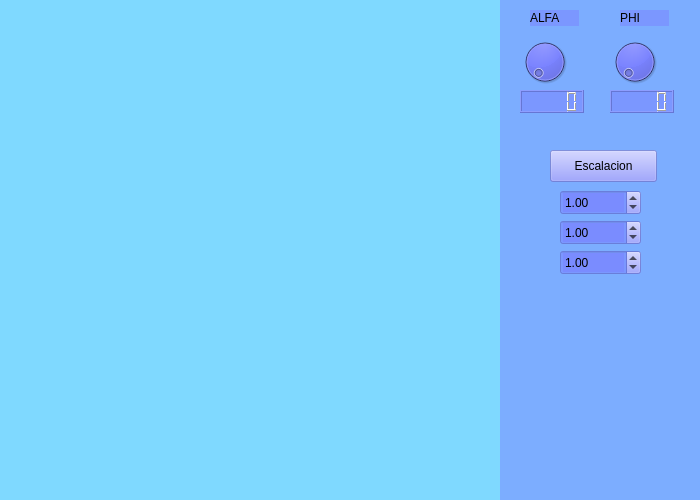
<?xml version="1.0" encoding="UTF-8"?>
<ui version="4.0">
 <class>Widget</class>
 <widget class="QWidget" name="Widget">
  <property name="geometry">
   <rect>
    <x>0</x>
    <y>0</y>
    <width>700</width>
    <height>500</height>
   </rect>
  </property>
  <property name="windowTitle">
   <string>3D</string>
  </property>
  <property name="styleSheet">
   <string notr="true">background-color: rgba(118, 214, 255, 192);</string>
  </property>
  <widget class="QWidget" name="widget" native="true">
   <property name="geometry">
    <rect>
     <x>500</x>
     <y>0</y>
     <width>200</width>
     <height>500</height>
    </rect>
   </property>
   <property name="styleSheet">
    <string notr="true">background-color: rgba(122, 129, 255, 128);</string>
   </property>
   <widget class="QLabel" name="label">
    <property name="geometry">
     <rect>
      <x>30</x>
      <y>10</y>
      <width>49</width>
      <height>16</height>
     </rect>
    </property>
    <property name="text">
     <string>ALFA</string>
    </property>
   </widget>
   <widget class="QLabel" name="label_2">
    <property name="geometry">
     <rect>
      <x>120</x>
      <y>10</y>
      <width>49</width>
      <height>16</height>
     </rect>
    </property>
    <property name="text">
     <string>PHI</string>
    </property>
   </widget>
   <widget class="QDial" name="dial">
    <property name="geometry">
     <rect>
      <x>20</x>
      <y>30</y>
      <width>50</width>
      <height>64</height>
     </rect>
    </property>
    <property name="maximum">
     <number>360</number>
    </property>
   </widget>
   <widget class="QDial" name="dial_2">
    <property name="geometry">
     <rect>
      <x>110</x>
      <y>30</y>
      <width>50</width>
      <height>64</height>
     </rect>
    </property>
    <property name="maximum">
     <number>360</number>
    </property>
   </widget>
   <widget class="QLCDNumber" name="lcdNumber">
    <property name="geometry">
     <rect>
      <x>20</x>
      <y>90</y>
      <width>64</width>
      <height>23</height>
     </rect>
    </property>
   </widget>
   <widget class="QLCDNumber" name="lcdNumber_2">
    <property name="geometry">
     <rect>
      <x>110</x>
      <y>90</y>
      <width>64</width>
      <height>23</height>
     </rect>
    </property>
   </widget>
   <widget class="QPushButton" name="pushButton">
    <property name="geometry">
     <rect>
      <x>50</x>
      <y>150</y>
      <width>107</width>
      <height>32</height>
     </rect>
    </property>
    <property name="text">
     <string>Escalacion</string>
    </property>
   </widget>
   <widget class="QDoubleSpinBox" name="doubleSpinBox">
    <property name="geometry">
     <rect>
      <x>60</x>
      <y>190</y>
      <width>81</width>
      <height>25</height>
     </rect>
    </property>
    <property name="focusPolicy">
     <enum>Qt::NoFocus</enum>
    </property>
    <property name="minimum">
     <double>0.500000000000000</double>
    </property>
    <property name="maximum">
     <double>3.000000000000000</double>
    </property>
    <property name="singleStep">
     <double>0.500000000000000</double>
    </property>
    <property name="value">
     <double>1.000000000000000</double>
    </property>
   </widget>
   <widget class="QDoubleSpinBox" name="doubleSpinBox_2">
    <property name="geometry">
     <rect>
      <x>60</x>
      <y>220</y>
      <width>81</width>
      <height>25</height>
     </rect>
    </property>
    <property name="focusPolicy">
     <enum>Qt::NoFocus</enum>
    </property>
    <property name="minimum">
     <double>0.500000000000000</double>
    </property>
    <property name="maximum">
     <double>3.000000000000000</double>
    </property>
    <property name="singleStep">
     <double>0.500000000000000</double>
    </property>
    <property name="value">
     <double>1.000000000000000</double>
    </property>
   </widget>
   <widget class="QDoubleSpinBox" name="doubleSpinBox_3">
    <property name="geometry">
     <rect>
      <x>60</x>
      <y>250</y>
      <width>81</width>
      <height>25</height>
     </rect>
    </property>
    <property name="focusPolicy">
     <enum>Qt::NoFocus</enum>
    </property>
    <property name="minimum">
     <double>0.500000000000000</double>
    </property>
    <property name="maximum">
     <double>3.000000000000000</double>
    </property>
    <property name="singleStep">
     <double>0.500000000000000</double>
    </property>
    <property name="value">
     <double>1.000000000000000</double>
    </property>
   </widget>
  </widget>
 </widget>
 <resources/>
 <connections/>
</ui>
